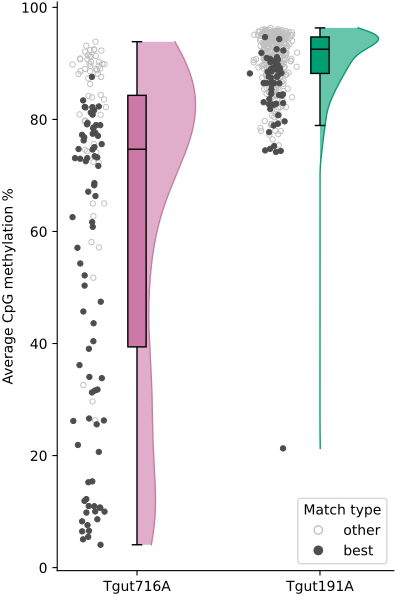

Here is the Python script that generated this plot:
import argparse
import subprocess
import pandas as pd
import seaborn as sns
import matplotlib.pyplot as plt
import numpy as np
import os
from scipy.stats import gaussian_kde  # for half-violin KDE
from matplotlib.lines import Line2D   # legend proxies

# Keep fonts as text in SVGs
plt.rcParams['svg.fonttype'] = 'none'


def bigwig_to_bedgraph(bigwig_file, chrom, start, end, bedgraph_file):
    """Extracts specific region from BigWig to BedGraph using bigwigToBedGraph."""
    try:
        subprocess.run([
            "bigWigToBedGraph",
            bigwig_file,
            bedgraph_file,
            f"-chrom={chrom}",
            f"-start={start}",
            f"-end={end}"
        ], check=True)
        print(f"Extracted region {chrom}:{start}-{end} to {bedgraph_file}")
    except subprocess.CalledProcessError as e:
        print(f"Error during BigWig extraction for region {chrom}:{start}-{end}: {e}")
        return None
    if not os.path.exists(bedgraph_file):
        print(f"Error: BedGraph file {bedgraph_file} was not created.")
        return None
    return bedgraph_file


def get_methylation_from_bigwig(bigwig_file, gff_file, min_length=0, select_best=False, verbose=False):
    """
    Get methylation levels from a BigWig file based on regions in a GFF file.
    Extracts only the relevant regions from BigWig to a temporary BedGraph file.
    """
    regions_per_chromosome = {"Tgut716A": {}, "Tgut191A": {}}  # Store regions per chromosome for filtering
    generated_bedgraph_files = []  # List to store names of generated BedGraph files

    if verbose:
        print(f"BigWig file: {bigwig_file}")

    methylation_data = []  # Temporary list to hold methylation data for the DataFrame

    with open(gff_file) as f:
        for line in f:
            if line.startswith("#"):
                continue  # Skip comment lines
            fields = line.strip().split("\t")

            # Extract the repeat motif name from the Target attribute in the GFF
            target = None
            if "Target" in fields[8]:
                target = fields[8].split("Target ")[1].split()[0].split(":")[1].strip('"')  # Remove any double quotes

                if verbose:
                    print(f"Extracted Target: '{target}'")

            # Only collect Tgut716A and Tgut191A if the target matches
            if target in regions_per_chromosome:
                chrom = fields[0]
                start = int(fields[3])
                end = int(fields[4])

                # Apply the minimum length filter
                if (end - start) >= min_length:
                    # Convert the BigWig region to BedGraph for the specified region
                    bedgraph_file = f"{chrom}_{start}_{end}.bedgraph"
                    bedgraph_file = bigwig_to_bedgraph(bigwig_file, chrom, start, end, bedgraph_file)

                    if bedgraph_file and os.path.exists(bedgraph_file):
                        # Add BedGraph file to list for later removal
                        generated_bedgraph_files.append(bedgraph_file)

                        # Load the extracted BedGraph file into a DataFrame
                        df = pd.read_csv(bedgraph_file, sep="\t", header=None, names=["chrom", "start", "end", "value"])

                        # Filter the DataFrame to get the valid methylation values
                        valid_values = df["value"].dropna()

                        if verbose:
                            print(f"Valid methylation values for {chrom}:{start}-{end}: {valid_values}")

                        if not valid_values.empty:
                            # Calculate the average methylation for valid values
                            avg_methylation = valid_values.mean()

                            if chrom not in regions_per_chromosome[target]:
                                regions_per_chromosome[target][chrom] = []
                            regions_per_chromosome[target][chrom].append((start, end, avg_methylation))
                        else:
                            print(f"No valid methylation values for {chrom}, {target}, {start}, {end}")

                    else:
                        print(
                            f"Error with {chrom}, {target}, {start}, {end}: BedGraph file not found or extraction failed.")

                    if verbose and not valid_values.empty:
                        print(f"Region for {target}: {chrom}, {start}, {end} --> Avg methylation: {avg_methylation}")
                else:
                    if verbose:
                        print(f"Skipping region for {target}: {chrom}, {start}, {end} (too short)")

    # After gathering all regions, apply the "select best" logic if needed
    if select_best:
        print("Selecting the best (lowest methylation) region for each chromosome.")
        # Add a 'Match_Type' field in methylation_data to label best and other regions
        for repeat in regions_per_chromosome:
            for chrom, regions in regions_per_chromosome[repeat].items():
                # Sort the regions for each chromosome based on methylation (lowest first)
                sorted_regions = sorted(regions, key=lambda x: x[2])
                # Keep only the region with the lowest methylation
                best_region = sorted_regions[0]
                methylation_data.append((repeat, best_region[2], chrom, "best"))  # Tag best region
                # Add the rest of the regions (non-best) with "other" label
                for region in sorted_regions[1:]:
                    methylation_data.append((repeat, region[2], chrom, "other"))

    # Build the DataFrame from methylation_data
    if methylation_data:
        df_result = pd.DataFrame(methylation_data, columns=["Repeat", "Methylation", "Chromosome", "Match_Type"])

        # Cleanup: Remove all generated BedGraph files after use
        for bedgraph_file in generated_bedgraph_files:
            os.remove(bedgraph_file)
            print(f"Removed temporary file: {bedgraph_file}")

        return df_result
    else:
        print("No methylation data found.")
        return pd.DataFrame()  # Return an empty DataFrame


# Raincloud helpers (half-violin + thin box + jitter)
def _draw_half_violin(ax, center_x, vals, color, width_violin=0.32):
    if len(vals) > 1 and np.max(vals) > np.min(vals):
        kde = gaussian_kde(vals, bw_method=0.3)
        y = np.linspace(vals.min(), vals.max(), 300)
        dens = kde(y)
        if dens.max() > 0:
            scale = width_violin / dens.max()
            x_right = center_x + dens * scale
            ax.fill_betweenx(y, center_x, x_right, alpha=0.6, linewidth=0, color=color, zorder=1)
            ax.plot(x_right, y, linewidth=1.0, color=color, zorder=2)


def _draw_box(ax, center_x, vals, color, box_width=0.1):
    sns.boxplot(
        x=np.full_like(vals, center_x, dtype=float),
        y=vals,
        width=box_width,
        showcaps=True,
        boxprops={'facecolor': color, 'edgecolor': 'black', 'linewidth': 1.0},
        whiskerprops={'color': 'black'},
        capprops={'color': 'black'},
        medianprops={'color': 'black', 'linewidth': 1.0},
        showfliers=False,
        orient='v',
        ax=ax,
        zorder=3
    )


def main():
    # Set up the command line argument parser
    parser = argparse.ArgumentParser(description="Compare methylation levels at CpG sites for two repeat regions.")
    parser.add_argument("bigwig_file", help="Path to the BigWig file containing methylation data")
    parser.add_argument("gff_file", help="Path to the GFF file containing repeat annotations")
    parser.add_argument("--output", help="Output base name or filename (PNG & SVG will be written)",
                        default="methylation_comparison.png")
    parser.add_argument("--verbose", help="Enable verbose output for debugging", action="store_true")
    parser.add_argument("--min-length", type=int, default=0, help="Minimum length for repeat regions to be included")
    parser.add_argument("--select-best", help="Select the single best (lowest) candidate region per chromosome",
                        action="store_true")

    # Parse the command line arguments
    args = parser.parse_args()

    # Get methylation data
    methylation_df = get_methylation_from_bigwig(args.bigwig_file, args.gff_file,
                                                 min_length=args.min_length,
                                                 select_best=args.select_best,
                                                 verbose=args.verbose)

    if methylation_df.empty:
        print("No methylation data found. Please check your input files and regions.")
        return

    fig, ax = plt.subplots(figsize=(4, 6), layout='constrained')

    # Fixed order & palette like v10
    fam_order = ["Tgut716A", "Tgut191A"]
    palette = {"Tgut191A": "#009E73", "Tgut716A": "#CC79A7"}

    # Geometry tuned for 2-group panels
    rng = np.random.default_rng(6)
    jitter_sd = 0.04
    x_offset = 0.25
    violin_w = 0.32
    point_size = 15

    # Match-Type colors/styles
    dark_gray = "#4D4D4D"
    light_gray = "#C0C0C0"

    pos = np.arange(len(fam_order), dtype=float)
    for i, fam in enumerate(fam_order):
        sub = methylation_df[methylation_df["Repeat"].eq(fam)]
        vals = sub["Methylation"].dropna().values
        if len(vals) == 0:
            continue
        deep = palette[fam]

        _draw_half_violin(ax, pos[i], vals, deep, width_violin=violin_w)
        _draw_box(ax, pos[i], vals, deep)

        # Jittered points with "Match type" styling
        if "Match_Type" in sub.columns:
            sub_best = sub[sub["Match_Type"].eq("best")]
            sub_other = sub[sub["Match_Type"].eq("other")]

            if len(sub_other):
                x_jit_o = rng.normal(loc=pos[i] - x_offset, scale=jitter_sd, size=len(sub_other))
                ax.scatter(x_jit_o, sub_other["Methylation"].values, s=point_size,
                           linewidths=0.7, facecolors='none', edgecolors=light_gray, zorder=4)
            if len(sub_best):
                x_jit_b = rng.normal(loc=pos[i] - x_offset, scale=jitter_sd, size=len(sub_best))
                ax.scatter(x_jit_b, sub_best["Methylation"].values, s=point_size,
                           linewidths=0.7, facecolors=dark_gray, edgecolors=dark_gray, zorder=5)
        else:
            # Fallback: hollow points with family-colored edges
            x_jit = rng.normal(loc=pos[i] - x_offset, scale=jitter_sd, size=len(vals))
            ax.scatter(x_jit, vals, s=point_size, linewidths=0.6, facecolors='none', edgecolors=deep, zorder=4)

    ax.set_xticks(pos, fam_order, fontsize=10)

    # Compact Y label with % symbol
    ax.set_ylabel("Average CpG methylation %")
    ax.set_xlabel("")  # drop X-axis title

    # Clean spines
    for spine in ("top", "right"):
        ax.spines[spine].set_visible(False)

    # Add a little vertical padding so nothing gets clipped
    yvals = methylation_df["Methylation"].to_numpy()
    yvals = yvals[np.isfinite(yvals)]
    if yvals.size:
        y_min, y_max = np.min(yvals), np.max(yvals)
        if y_max == y_min:
            pad = max(1.0, abs(y_max) if y_max != 0 else 1.0) * 0.05
        else:
            pad = (y_max - y_min) * 0.05
        ax.set_ylim(y_min - pad, y_max + pad)
    ax.margins(y=0.05)

    # Match type legend (only if present)
    if "Match_Type" in methylation_df.columns:
        handles = [
            Line2D([0], [0], marker='o', linestyle='None', markerfacecolor='none',
                   markeredgecolor=light_gray, markeredgewidth=1.0, label='other'),
            Line2D([0], [0], marker='o', linestyle='None', markerfacecolor=dark_gray,
                   markeredgecolor=dark_gray, label='best'),
        ]
        ax.legend(handles=handles, title="Match type",
                  loc="lower right", frameon=True, borderaxespad=0.5)

    # ---- Save PNG and SVG ----
    base, _ext = os.path.splitext(args.output)
    png_path = base + ".png"
    svg_path = base + ".svg"
    pdf_path = base + ".pdf"
    fig.savefig(png_path, dpi=600, bbox_inches='tight', pad_inches=0.02)
    fig.savefig(svg_path,           bbox_inches='tight', pad_inches=0.02)
    fig.savefig(pdf_path,           bbox_inches='tight', pad_inches=0.02)
    print(f"Plots saved to {png_path}, {svg_path} and {pdf_path}")

    # Optional interactive view
    plt.show()


if __name__ == "__main__":
    main()
